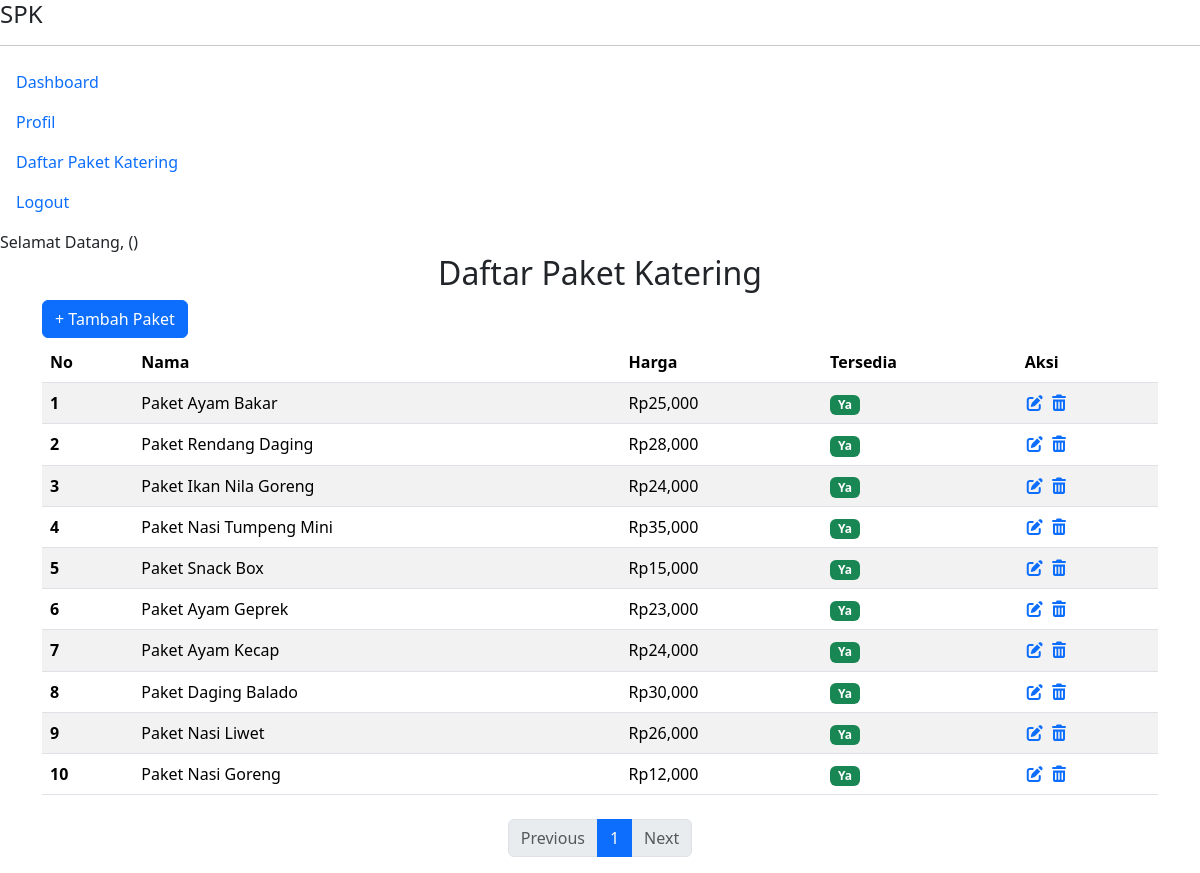
/pages/paket-katering/paket_katering.php, run on the app's committed database.
### tables this page shows
CREATE TABLE `paket_katering` (
  `id_paket_katering` int(11) NOT NULL,
  `nama_paket` varchar(50) NOT NULL,
  `harga` int(11) NOT NULL,
  `deskripsi` text DEFAULT NULL,
  `tersedia` enum('Ya','Tidak') DEFAULT 'Ya'
);

### pages/paket-katering/paket_katering.php (the view, shortened to what this page needs)
<?php
require_once __DIR__ . '/../../pages/layouts/header.php';
require_once __DIR__ . '/../../koneksi.php';
$limit = 10;
$page_no = isset($_GET['page_no']) ? (int) $_GET['page_no'] : 1;
$offset = ($page_no - 1) * $limit;
$getDataPaketKatering = mysqli_query(
    $koneksi,
    'SELECT * FROM paket_katering
    LIMIT ' . $limit . ' OFFSET ' . $offset . ''
);
$totalDataResult = mysqli_query(
    $koneksi,
    "SELECT COUNT(*) as total FROM paket_katering"
);
$dataTotal = mysqli_fetch_assoc($totalDataResult);
$totalData = $dataTotal['total'];
$totalPages = ceil($totalData / $limit);
$no = $offset + 1;
?>
<section>
    <div class="content">
        <h2 class="content-title text-center">Daftar Paket Katering</h2>
        <div class="container" style="margin-bottom: -20px;">
            <a href="index.php?page=tambah_paket_katering" class="btn btn-primary">+ Tambah Paket</a>
        </div>
        <div class="container mt-4 table-responsive" style="max-height: 700px; overflow-y: auto;">
            <table class="table table-striped table-hover" style="max-height:300px;">
                <thead>
                    <tr>
                        <th scope="col">No</th>
                        <th scope="col">Nama</th>
                        <th scope="col">Harga</th>
                        <th scope="col">Tersedia</th>
                        <th scope="col">Aksi</th>
                    </tr>
                </thead>
                <tbody>
                    <?php foreach ($getDataPaketKatering as $row): ?>
                        <tr>
                            <th scope="row"><?= $no++ ?></th>
                            <td><?= $row['nama_paket'] ?></td>
                            <td>Rp<?= number_format($row['harga']) ?></td>
                            <?php
                            if ($row['tersedia'] == 'Ya') {
                                $row['tersedia'] = '<span class="badge bg-success">Ya</span>';
                            } else {
                                $row['tersedia'] = '<span class="badge bg-white">❌</span>';
                            }
                            ?>
                            <td><?= $row['tersedia'] ?></td>
                            <td>
                                <a
                                    href="index.php?page=edit_paket_katering&id_paket_katering=<?= $row['id_paket_katering'] ?>"><i
                                        class="fa-solid fa-pen-to-square"></i></a>
                                <a href="javascript:void(0)"
                                    onclick="konfirmasiDelete('index.php?page=hapus_paket_katering&id_paket_katering=<?= $row['id_paket_katering'] ?>')">
                                    <i class="fa-solid fa-trash-can"></i></a>
                            </td>
                        </tr>
                    <?php endforeach ?>
                </tbody>
            </table>
            <nav aria-label="Page navigation">
                <ul class="pagination justify-content-center mt-4">
                    <li class="page-item <?= ($page_no <= 1) ? 'disabled' : '' ?>">
                        <a class="page-link" href="?page=paket_katering&page_no=<?= $page_no - 1 ?>">Previous</a>
                    </li>
                    <?php for ($i = 1; $i <= $totalPages; $i++): ?>
                        <li class="page-item <?= ($i == $page_no) ? 'active' : '' ?>">
                            <a class="page-link" href="?page=paket_katering&page_no=<?= $i ?>"><?= $i ?></a>
                        </li>
                    <?php endfor; ?>
                    <li class="page-item <?= ($page_no >= $totalPages) ? 'disabled' : '' ?>">
                        <a class="page-link" href="?page=paket_katering&page_no=<?= $page_no + 1 ?>">Next</a>
                    </li>
                </ul>
            </nav>
        </div>
    </div>
</section>
<?php
require_once __DIR__ . '/../../pages/layouts/footer.php';
?>

### data on the page
paket_katering: nama_paket "Paket Ayam Bakar", harga "25,000"
paket_katering: nama_paket "Paket Rendang Daging", harga "28,000"
paket_katering: nama_paket "Paket Ikan Nila Goreng", harga "24,000"
paket_katering: nama_paket "Paket Nasi Tumpeng Mini", harga "35,000"
paket_katering: nama_paket "Paket Snack Box", harga "15,000"
paket_katering: nama_paket "Paket Ayam Geprek", harga "23,000"
paket_katering: nama_paket "Paket Ayam Kecap", harga "24,000"
paket_katering: nama_paket "Paket Daging Balado", harga "30,000"
paket_katering: nama_paket "Paket Nasi Liwet", harga "26,000"
paket_katering: nama_paket "Paket Nasi Goreng", harga "12,000"
